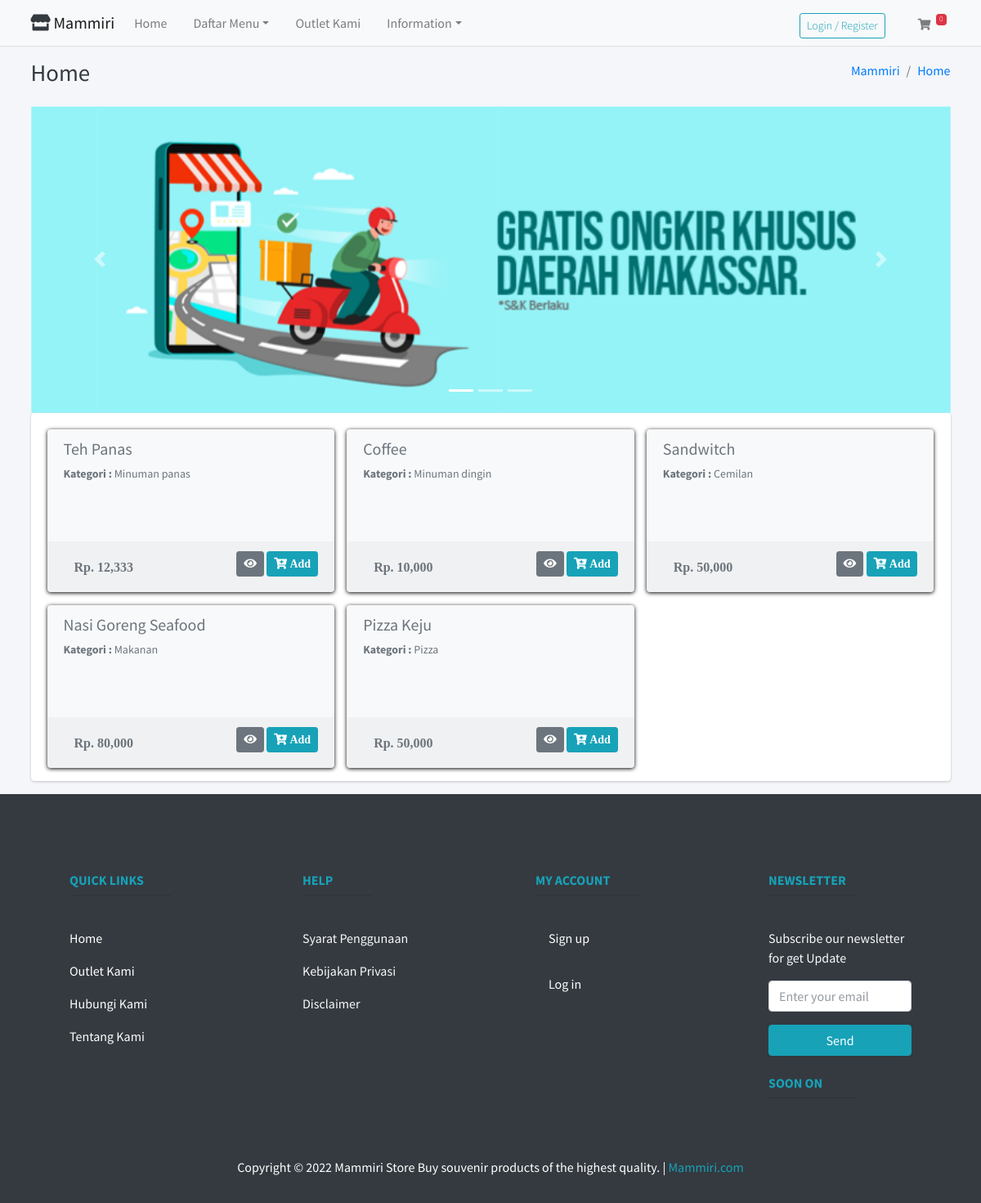
The page / on the database its author committed.
### tables this page shows
CREATE TABLE IF NOT EXISTS `tbl_barang` (
  `id_barang` int(11) NOT NULL AUTO_INCREMENT,
  `nama_barang` varchar(255) DEFAULT NULL,
  `id_kategori` int(11) DEFAULT NULL,
  `harga` int(11) DEFAULT NULL,
  `deskripsi` mediumtext,
  `gambar` text,
  PRIMARY KEY (`id_barang`)
);

CREATE TABLE IF NOT EXISTS `tbl_kategori` (
  `id_kategori` int(11) NOT NULL AUTO_INCREMENT,
  `nama_kategori` varchar(50) DEFAULT NULL,
  PRIMARY KEY (`id_kategori`)
);

### application/views/layout/v_wrapper_frontend.php (called while the page is built)
<?php
require_once('v_head.php');
require_once('v_header_frontend.php');
require_once('v_nav_frontend.php');
require_once('v_content.php');
require_once('v_footer_frontend.php');

### application/controllers/Home.php (called while the page is built, shortened)
<?php
class Home extends CI_Controller {
    public function __construct()
    {
        $this->load->model('m_home');
    }
    public function index()
    {
        $data = array(
            'title' => 'Home',
            'barang' => $this->m_home->get_all_data(),
            'isi' => 'v_home',
        );
        $this->load->view('layout/v_wrapper_frontend', $data, FALSE);
    }
}

### index.php (called while the page is built, shortened)
<?php
require_once BASEPATH.'core/CodeIgniter.php';

### application/views/layout/v_content.php (called while the page is built)
<?php
if($isi) {
    $this->load->view($isi);
}

### application/models/M_home.php (called while the page is built, shortened)
<?php
class M_home extends CI_Model {
    public function get_all_data()
    {
        $this->db->select('*');
        $this->db->from('tbl_barang');
        $this->db->join('tbl_kategori', 'tbl_kategori.id_kategori = tbl_barang.id_kategori', 'left');
        $this->db->order_by('tbl_barang.id_barang', 'desc');
        return $this->db->get()->result();
    }
    public function get_all_data_kategori()
    {
        $this->db->select('*');
        $this->db->from('tbl_kategori');
        $this->db->order_by('id_kategori', 'desc');
        return $this->db->get()->result();
    }
}

### application/views/v_home.php (the view, shortened to what this page needs)
<div id="carouselExampleIndicators" class="carousel slide" data-ride="carousel">
                  <ol class="carousel-indicators">
                    <li data-target="#carouselExampleIndicators" data-slide-to="0" class="active"></li>
                    <li data-target="#carouselExampleIndicators" data-slide-to="1"></li>
                    <li data-target="#carouselExampleIndicators" data-slide-to="2"></li>
                  </ol>
                  <div class="carousel-inner">
                    <div class="carousel-item active">
                      <img class="d-block w-100" src="<?= base_url() ?>assets/slider/slider2.png">
                    </div>
                  </div>
                  <a class="carousel-control-prev" href="#carouselExampleIndicators" role="button" data-slide="prev">
                    <span class="carousel-control-prev-icon" aria-hidden="true"></span>
                  </a>
                  <a class="carousel-control-next" href="#carouselExampleIndicators" role="button" data-slide="next">
                    <span class="carousel-control-next-icon" aria-hidden="true"></span>
                  </a>
                </div>
                <div class="card card-solid">
                    <div class="card-body pb-0">
                        <div class="row">
                        <?php foreach ($barang as $key => $value) { ?>
                        <div class="col-sm-4">
                          <?php
                          echo form_open('belanja/add');
                          ?>
              <div class="card bg-light box-shadow">
                <div class="card-header text-muted border-bottom-0">
                <h2 class="lead"><b><?= $value->nama_barang ?></b></h2>
                <p class="text-muted text-sm"><b>Kategori : </b><?= $value->nama_kategori ?></p>
                </div>
                <div class="card-body pt-0">
                  <div class="row">
                    <div class="col-12 text-center">
                    </div>
                  </div>
                </div>
                <div class="card-footer">
                  <div class="row">
                <div class="col-sm-6">
                <div class="text-left">
                <span class="btn text-muted"><i class="fas fa-dollar"><b> Rp. <?= number_format($value->harga, 0) ?></b></i></span>
                </div>
                </div>
                <div class="col-sm-6">
                <div class="text-right">
                    <a href="<?= base_url('home/detail_barang/' . $value->id_barang) ?>" class="btn btn-sm btn-secondary">
                      <i class="fas fa-eye"></i>
                    </a>
                    <button type="submit" class="btn btn-sm btn-info swalDefaultSuccess">
                      <i class="fas fa-cart-plus"> Add</i>
                </button>
                  </div>
                </div>
                </div>
                </div>
              </div>
              <?php echo form_close(); ?>
            </div>
<?php } ?>
                        </div>
                    </div>
                </div>

### application/views/layout/v_head.php (shortened to what this page needs)
<!DOCTYPE html>
<html>
<head>
  <link rel="stylesheet" href="<?= base_url() ?>template/plugins/fontawesome-free/css/all.min.css">
  <link rel="stylesheet" href="https://code.ionicframework.com/ionicons/2.0.1/css/ionicons.min.css">
  <link rel="stylesheet" href="<?= base_url() ?>template/plugins/datatables-bs4/css/dataTables.bootstrap4.min.css">
  <link rel="stylesheet" href="<?= base_url() ?>template/plugins/datatables-responsive/css/responsive.bootstrap4.min.css">
  <link rel="stylesheet" href="<?= base_url() ?>template/plugins/sweetalert2-theme-bootstrap-4/bootstrap-4.min.css">
  <link rel="stylesheet" href="<?= base_url() ?>template/dist/css/adminlte.min.css">
  <link rel="stylesheet" type="text/css" href="<?= base_url() ?>css/style.css">
</head>

### application/views/layout/v_header_frontend.php
<body class="hold-transition layout-top-nav">
<div class="wrapper">

### application/views/layout/v_nav_frontend.php (shortened to what this page needs)
<nav class="main-header navbar navbar-expand-md navbar-light bg-brown sticky-top">
    <div class="container">
      <a href="<?= base_url()?>" class="navbar-brand">
        <i class="fas fa-store text-dark"></i>
        <span class="brand-text font-weight-light"><b>Mammiri</b></span>
      </a>
      <div class="collapse navbar-collapse order-3" id="navbarCollapse">
        <ul class="navbar-nav">
          <li class="nav-item">
            <a href="<?= base_url()?>" class="nav-link">Home</a>
          </li>
          <li class="nav-item dropdown">
            <a id="dropdownSubMenu1" href="#" data-toggle="dropdown" aria-haspopup="true" aria-expanded="false" class="nav-link dropdown-toggle">Daftar Menu</a>
          </li>
          <li class="nav-item">
            <a href="https://www.google.co.id/maps/place/Markisa+Mammiri+-+Produk+Khas+Asli+Makassar/@-5.2156928,119.3896458,17z/data=!3m1!4b1!4m5!3m4!1s0x2dbf1d8fa4f02ff5:0x1faecbc071d9f4b5!8m2!3d-5.2156816!4d119.3917966" class="nav-link">Outlet Kami</a>
          </li>
          <li class="nav-item dropdown">
            <a id="dropdownSubMenu1" href="#" data-toggle="dropdown" aria-haspopup="true" aria-expanded="false" class="nav-link dropdown-toggle">Information</a>
          </li>
        </ul>
      </div>
      <ul class="order-1 order-md-3 navbar-nav navbar-no-expand ml-auto">
        <li class="nav-item">
          <?php if ($this->session->userdata('email') == "") { ?>
            <a class="nav-link" href="<?= base_url('pelanggan/register') ?>">
            <button type="button" class="btn btn-block btn-outline-info btn-sm"><span class="brand-text font-weight-light">Login / Register</span></button>
        </a>
          <?php } ?>
        </li>
        <?php
        $jml_item = 0;
        ?>
        <li class="nav-item dropdown">
          <a class="nav-link" data-toggle="dropdown" href="#">
            <i class="fas fa-shopping-cart btn-sm"></i>
            <span class="badge badge-danger navbar-badge"><?= $jml_item ?></span>
          </a>
        </li>
      </ul>
    </div>
  </nav>
<div class="content-wrapper">
    <div class="content-header">
      <div class="container">
        <div class="row mb-2">
          <div class="col-sm-6">
            <h1 class="m-0 text-dark"> <?= $title ?> </h1>
          </div>
          <div class="col-sm-6">
            <ol class="breadcrumb float-sm-right">
              <li class="breadcrumb-item"><a href="#">Mammiri</a></li>
              <li class="breadcrumb-item"><a href="#"><?= $title ?></a></li>
            </ol>
          </div>
        </div>
      </div>
    </div>
    <div class="content">
      <div class="container">

### application/views/layout/v_footer_frontend.php (shortened to what this page needs)
</div>
  </div>
  <footer class="page-footer bg-dark no-print">
        <div class="bg-dark">
          <div class="container">
            <div class="row py-4 d-flex align-items-center">
            </div>
          </div>
        </div>
        <div class="container text-center text-md-left mt-5">
          <div class="row">
            <div class="col-md-2 mx-auto mb-4">
              <h6 class="text-uppercase text-info font-weight-bold">Quick Links</h6>
              <hr class="bg-dark mb-4 mt-0 d-inline-block mx-auto" style="width: 125px; height: 2px">
              <p class="mt-2 text-light"><a href="<?= base_url()?>" class="text-white">Home</a></p>
              <p class="mt-2 text-light"><a href="https://www.google.co.id/maps/place/Markisa+Mammiri+-+Produk+Khas+Asli+Makassar/@-5.2156928,119.3896458,17z/data=!3m1!4b1!4m5!3m4!1s0x2dbf1d8fa4f02ff5:0x1faecbc071d9f4b5!8m2!3d-5.2156816!4d119.3917966" class="text-white">Outlet Kami</a></p>
              <p class="mt-2 text-light"><a href="https://api.whatsapp.com/send?phone=628123123123&text=Hallo!%20ada%20yang%20bisa%20kami%20bantu?" class="text-white">Hubungi Kami</a></p>
              <p class="mt-2 text-light"><a href="<?= base_url('home/tentang') ?>" class="text-white">Tentang Kami</a></p>
            </div>
            <div class="col-md-2 mx-auto mb-4">
              <h6 class="text-uppercase text-info font-weight-bold">Help</h6>
              <hr class="bg-dark mb-4 mt-0 d-inline-block mx-auto" style="width: 85px; height: 2px">
              <p class="mt-2 text-light">Syarat Penggunaan</p>
              <p class="mt-2 text-light">Kebijakan Privasi</p>
              <p class="mt-2 text-light">Disclaimer</p>
            </div>
            <div class="col-md-2 mx-auto mb-4">
              <h6 class="text-uppercase text-info font-weight-bold">My Account</h6>
              <hr class="bg-dark mb-4 mt-0 d-inline-block mx-auto" style="width: 125px; height: 2px">
              <a class="nav-link text-white" href="<?= base_url('pelanggan/register') ?>">Sign up</p></a>
              <a class="nav-link text-white" href="<?= base_url('pelanggan/login') ?>">Log in</p></a>
            </div>
            <div class="col-md-2 mx-auto mb-4">
              <h6 class="text-uppercase text-info font-weight-bold">Newsletter</h6>
              <hr class="bg-dark mb-4 mt-0 d-inline-block mx-auto" style="width: 110px; height: 2px">
              <p class="mt-2 text-light">Subscribe our newsletter for get Update</p>
              <div class="form-group">
                    <input type="email" class="form-control" id="exampleInputEmail1" placeholder="Enter your email">
                  </div>
                  <button type="button" class="btn btn-block btn-info">Send</button><br>
                  <h6 class="text-uppercase text-info font-weight-bold">Soon on</h6>
                  <hr class="bg-dark mb-4 mt-0 d-inline-block mx-auto" style="width: 110px; height: 2px">
              </div>
          </div>
        </div>
        <div class="footer-copyright text-center text-white py-3">
          <p>Copyright © 2022 Mammiri Store Buy souvenir products of the highest quality. |
            <a href="#" class="text-info">Mammiri.com</a></p>
        </div>
      </footer>
</div>
</body>
</html>

### css/style.css (style rules this page uses)
.box-shadow { box-shadow: 0px 1px 5px rgba(0, 0, 0, 1); }

### rows shown on the page
tbl_barang: nama_barang "Teh Panas", id_kategori.nama_kategori "Minuman panas", harga "12,333"
tbl_barang: nama_barang "Coffee", id_kategori.nama_kategori "Minuman dingin", harga "10,000"
tbl_barang: nama_barang "Sandwitch", id_kategori.nama_kategori "Cemilan", harga "50,000"
tbl_barang: nama_barang "Nasi Goreng Seafood", id_kategori.nama_kategori "Makanan", harga "80,000"
tbl_barang: nama_barang "Pizza Keju", id_kategori.nama_kategori "Pizza", harga "50,000"

### other values the page prints
$jml_item "0"
$title "Home"
